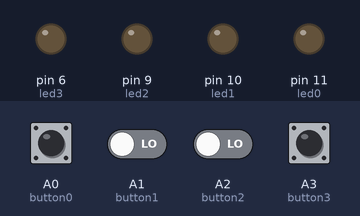
The sketch below on a simulated Arduino Uno, built with avr-gcc and run on an emulated ATmega328P. Parts: output pins drawn as LEDs (lit = HIGH). Inputs (shaded band) come from the test bench; at power-on: A0 (button0), A1 (button1), A2 (button2), A3 (button3) LOW.

Above: at 1.2 s.
1.3 s: A0 (button0) pulled HIGH for 0.15 s
At 1.6 s:
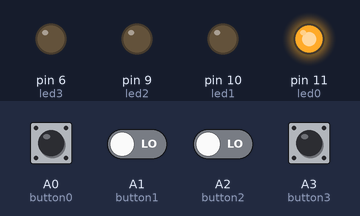
2.9 s: A0 (button0) driven HIGH and A1 (button1) driven HIGH
5.9 s: A1 (button1) driven LOW
At 6.6 s:
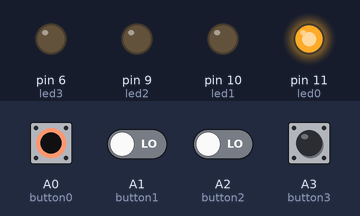
7.8 s: A1 (button1) driven HIGH
10.8 s: A1 (button1) driven LOW and A2 (button2) driven HIGH
At 11.6 s:
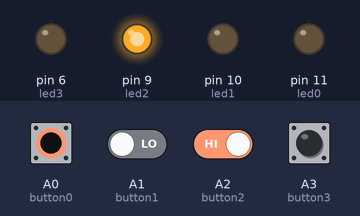
12.8 s: A0 (button0) driven LOW
At 16.55 s:
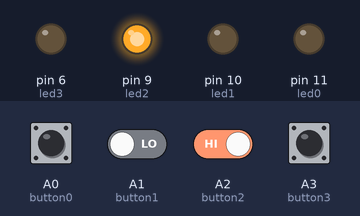
Timing chart, 0 to 16.8 s (numbered marks = the images above; inputs shaded):
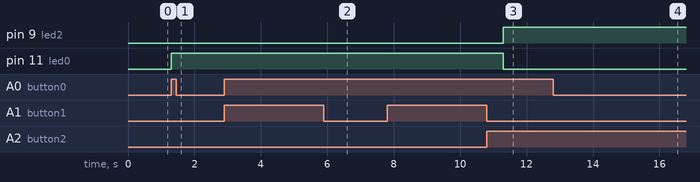

Measured:
- after the input at 1.3 s, pin 11 (led0): LOW → HIGH at once
- after the input at 2.9 s, every drawn part: stays the same
- after the input at 5.9 s, pin 10 (led1): stays LOW (without the input it goes to HIGH after 0.40 s); pin 11 (led0): stays HIGH (without the input it goes to LOW after 0.40 s)
- after the input at 7.8 s, every drawn part: stays the same
- after the input at 10.8 s, pin 9 (led2): LOW → HIGH after 0.50 s; pin 10 (led1): stays LOW (without the input it goes to HIGH after 0.50 s)
- after the input at 12.8 s, pin 9 (led2): stays HIGH (without the input it goes to LOW after 3.5 s); pin 11 (led0): stays LOW (without the input it goes to HIGH after 3.5 s)

The sketch:

buzzer.ino
```cpp
int button0 = A0;
int button1 = A1;
int button2 = A2;
int button3 = A3;

int led0 = 11;
int led1 = 10;
int led2 = 9;
int led3 = 6;

void setup(){
  // Prepare buttons
  pinMode(button0, INPUT);
  pinMode(button1, INPUT);
  pinMode(button2, INPUT);
  pinMode(button3, INPUT);

  // Prepare leds
  pinMode(led0, OUTPUT);
  pinMode(led1, OUTPUT);
  pinMode(led2, OUTPUT);
  pinMode(led3, OUTPUT);
}

void loop(){
  if(digitalRead(button0)){
    digitalWrite(led0, HIGH);
    wait();
  }
  if(digitalRead(button1)){
    digitalWrite(led1, HIGH);
    wait();
  }
  if(digitalRead(button2)){
    digitalWrite(led2, HIGH);
    wait();
  }
  if(digitalRead(button3)){
    digitalWrite(led3, HIGH);
    wait();
  }
}

void wait(){
  delay(5000);
  digitalWrite(led0, LOW);
  digitalWrite(led1, LOW);
  digitalWrite(led2, LOW);
  digitalWrite(led3, LOW);

}
```
